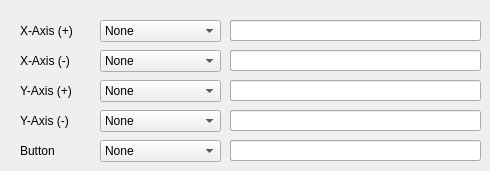
         <widget class="QWidget" name="macroTab_joystick">
          <attribute name="title">
           <string>Joystick</string>
          </attribute>
          <widget class="QLabel" name="xAxis_neg_label">
           <property name="geometry">
            <rect>
             <x>20</x>
             <y>50</y>
             <width>71</width>
             <height>21</height>
            </rect>
           </property>
           <property name="text">
            <string>X-Axis (-)</string>
           </property>
          </widget>
          <widget class="QLabel" name="xAxis_pos_label">
           <property name="geometry">
            <rect>
             <x>20</x>
             <y>20</y>
             <width>71</width>
             <height>21</height>
            </rect>
           </property>
           <property name="text">
            <string>X-Axis (+)</string>
           </property>
          </widget>
          <widget class="QComboBox" name="xAxis_neg">
           <property name="geometry">
            <rect>
             <x>100</x>
             <y>50</y>
             <width>121</width>
             <height>22</height>
            </rect>
           </property>
           <item>
            <property name="text">
             <string>None</string>
            </property>
           </item>
           <item>
            <property name="text">
             <string>Hotkey</string>
            </property>
           </item>
           <item>
            <property name="text">
             <string>String</string>
            </property>
           </item>
           <item>
            <property name="text">
             <string>Media Control</string>
            </property>
           </item>
           <item>
            <property name="text">
             <string>Windows</string>
            </property>
           </item>
           <item>
            <property name="text">
             <string>Mouse</string>
            </property>
           </item>
          </widget>
          <widget class="QComboBox" name="xAxis_pos">
           <property name="geometry">
            <rect>
             <x>100</x>
             <y>20</y>
             <width>121</width>
             <height>22</height>
            </rect>
           </property>
           <item>
            <property name="text">
             <string>None</string>
            </property>
           </item>
           <item>
            <property name="text">
             <string>Hotkey</string>
            </property>
           </item>
           <item>
            <property name="text">
             <string>String</string>
            </property>
           </item>
           <item>
            <property name="text">
             <string>Media Control</string>
            </property>
           </item>
           <item>
            <property name="text">
             <string>Windows</string>
            </property>
           </item>
           <item>
            <property name="text">
             <string>Mouse</string>
            </property>
           </item>
          </widget>
          <widget class="QComboBox" name="yAxis_pos">
           <property name="geometry">
            <rect>
             <x>100</x>
             <y>80</y>
             <width>121</width>
             <height>22</height>
            </rect>
           </property>
           <item>
            <property name="text">
             <string>None</string>
            </property>
           </item>
           <item>
            <property name="text">
             <string>Hotkey</string>
            </property>
           </item>
           <item>
            <property name="text">
             <string>String</string>
            </property>
           </item>
           <item>
            <property name="text">
             <string>Media Control</string>
            </property>
           </item>
           <item>
            <property name="text">
             <string>Windows</string>
            </property>
           </item>
           <item>
            <property name="text">
             <string>Mouse</string>
            </property>
           </item>
          </widget>
          <widget class="QLabel" name="yAxis_pos_label">
           <property name="geometry">
            <rect>
             <x>20</x>
             <y>80</y>
             <width>71</width>
             <height>21</height>
            </rect>
           </property>
           <property name="text">
            <string>Y-Axis (+)</string>
           </property>
          </widget>
          <widget class="QComboBox" name="yAxis_neg">
           <property name="geometry">
            <rect>
             <x>100</x>
             <y>110</y>
             <width>121</width>
             <height>22</height>
            </rect>
           </property>
           <item>
            <property name="text">
             <string>None</string>
            </property>
           </item>
           <item>
            <property name="text">
             <string>Hotkey</string>
            </property>
           </item>
           <item>
            <property name="text">
             <string>String</string>
            </property>
           </item>
           <item>
            <property name="text">
             <string>Media Control</string>
            </property>
           </item>
           <item>
            <property name="text">
             <string>Windows</string>
            </property>
           </item>
           <item>
            <property name="text">
             <string>Mouse</string>
            </property>
           </item>
          </widget>
          <widget class="QLabel" name="yAxis_neg_label">
           <property name="geometry">
            <rect>
             <x>20</x>
             <y>110</y>
             <width>71</width>
             <height>21</height>
            </rect>
           </property>
           <property name="text">
            <string>Y-Axis (-)</string>
           </property>
          </widget>
          <widget class="QComboBox" name="joystick_button">
           <property name="geometry">
            <rect>
             <x>100</x>
             <y>140</y>
             <width>121</width>
             <height>22</height>
            </rect>
           </property>
           <item>
            <property name="text">
             <string>None</string>
            </property>
           </item>
           <item>
            <property name="text">
             <string>Hotkey</string>
            </property>
           </item>
           <item>
            <property name="text">
             <string>String</string>
            </property>
           </item>
           <item>
            <property name="text">
             <string>Media Control</string>
            </property>
           </item>
           <item>
            <property name="text">
             <string>Windows</string>
            </property>
           </item>
           <item>
            <property name="text">
             <string>Mouse</string>
            </property>
           </item>
          </widget>
          <widget class="QLabel" name="joystick_button_label">
           <property name="geometry">
            <rect>
             <x>20</x>
             <y>140</y>
             <width>71</width>
             <height>21</height>
            </rect>
           </property>
           <property name="text">
            <string>Button</string>
           </property>
          </widget>
          <widget class="QKeySequenceEdit" name="xAxis_pos_hotkey">
           <property name="enabled">
            <bool>true</bool>
           </property>
           <property name="geometry">
            <rect>
             <x>230</x>
             <y>20</y>
             <width>161</width>
             <height>21</height>
            </rect>
           </property>
          </widget>
          <widget class="QComboBox" name="xAxis_pos_combobox">
           <property name="geometry">
            <rect>
             <x>230</x>
             <y>20</y>
             <width>161</width>
             <height>21</height>
            </rect>
           </property>
          </widget>
          <widget class="QLineEdit" name="xAxis_pos_string">
           <property name="enabled">
            <bool>true</bool>
           </property>
           <property name="geometry">
            <rect>
             <x>230</x>
             <y>20</y>
             <width>251</width>
             <height>21</height>
            </rect>
           </property>
          </widget>
          <widget class="QKeySequenceEdit" name="xAxis_neg_hotkey">
           <property name="enabled">
            <bool>true</bool>
           </property>
           <property name="geometry">
            <rect>
             <x>230</x>
             <y>50</y>
             <width>161</width>
             <height>21</height>
            </rect>
           </property>
          </widget>
          <widget class="QComboBox" name="xAxis_neg_combobox">
           <property name="geometry">
            <rect>
             <x>230</x>
             <y>50</y>
             <width>161</width>
             <height>21</height>
            </rect>
           </property>
          </widget>
          <widget class="QLineEdit" name="xAxis_neg_string">
           <property name="enabled">
            <bool>true</bool>
           </property>
           <property name="geometry">
            <rect>
             <x>230</x>
             <y>50</y>
             <width>251</width>
             <height>21</height>
            </rect>
           </property>
          </widget>
          <widget class="QKeySequenceEdit" name="yAxis_pos_hotkey">
           <property name="enabled">
            <bool>true</bool>
           </property>
           <property name="geometry">
            <rect>
             <x>230</x>
             <y>80</y>
             <width>161</width>
             <height>21</height>
            </rect>
           </property>
          </widget>
          <widget class="QComboBox" name="yAxis_pos_combobox">
           <property name="geometry">
            <rect>
             <x>230</x>
             <y>80</y>
             <width>161</width>
             <height>21</height>
            </rect>
           </property>
          </widget>
          <widget class="QLineEdit" name="yAxis_pos_string">
           <property name="enabled">
            <bool>true</bool>
           </property>
           <property name="geometry">
            <rect>
             <x>230</x>
             <y>80</y>
             <width>251</width>
             <height>21</height>
            </rect>
           </property>
          </widget>
          <widget class="QKeySequenceEdit" name="yAxis_neg_hotkey">
           <property name="enabled">
            <bool>true</bool>
           </property>
           <property name="geometry">
            <rect>
             <x>230</x>
             <y>110</y>
             <width>161</width>
             <height>21</height>
            </rect>
           </property>
          </widget>
          <widget class="QComboBox" name="yAxis_neg_combobox">
           <property name="geometry">
            <rect>
             <x>230</x>
             <y>110</y>
             <width>161</width>
             <height>21</height>
            </rect>
           </property>
          </widget>
          <widget class="QLineEdit" name="yAxis_neg_string">
           <property name="enabled">
            <bool>true</bool>
           </property>
           <property name="geometry">
            <rect>
             <x>230</x>
             <y>110</y>
             <width>251</width>
             <height>21</height>
            </rect>
           </property>
          </widget>
          <widget class="QKeySequenceEdit" name="joystick_button_hotkey">
           <property name="enabled">
            <bool>true</bool>
           </property>
           <property name="geometry">
            <rect>
             <x>230</x>
             <y>140</y>
             <width>161</width>
             <height>21</height>
            </rect>
           </property>
          </widget>
          <widget class="QComboBox" name="joystick_button_combobox">
           <property name="geometry">
            <rect>
             <x>230</x>
             <y>140</y>
             <width>161</width>
             <height>21</height>
            </rect>
           </property>
          </widget>
          <widget class="QLineEdit" name="joystick_button_string">
           <property name="enabled">
            <bool>true</bool>
           </property>
           <property name="geometry">
            <rect>
             <x>230</x>
             <y>140</y>
             <width>251</width>
             <height>21</height>
            </rect>
           </property>
          </widget>
         </widget>
